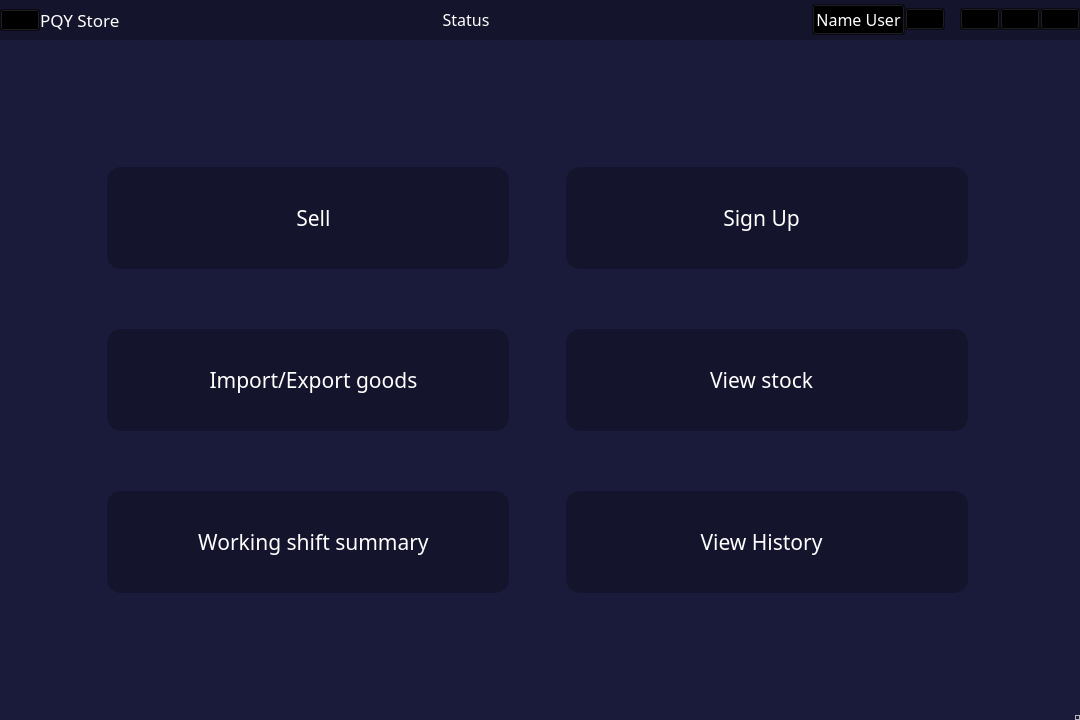
<?xml version="1.0" encoding="UTF-8"?>
<ui version="4.0">
 <class>MainWindow</class>
 <widget class="QMainWindow" name="MainWindow">
  <property name="geometry">
   <rect>
    <x>0</x>
    <y>0</y>
    <width>1080</width>
    <height>720</height>
   </rect>
  </property>
  <property name="windowTitle">
   <string>MainWindow</string>
  </property>
  <property name="styleSheet">
   <string notr="true">#main_screen QPushButton{
	color: #fff;
	font: 16pt Comfortaa;
	background-color: #14142c;
	border: 2px solid;
	border-radius: 15px;
	border-color: transparent;
	min-width: 400px;
	min-height: 100px;
}

#main_screen QPushButton:hover{
	background-color: #070725;
	border-color: #fff;
	font-weight: bold;
}

*{}

#name_app{
	font: 13pt Comfortaa;
	color: #fff
}
#name_user, #status_title{
	color: #fff;
	font: 12pt Comfortaa;
}

#title_bar QPushButton{
	background-color: transparent;
}
#title_bar{
	background-color: #14142c;
}
#centralwidget{
	background-color: #1A1B3A
}
#left_menu{
	background-color: #14142c;
}
#left_menu QPushButton {
	min-width: 40px;
	min-height: 40px;
	border: 1px solid;
	border-color: transparent;
	background-color: transparent;
}
#left_menu QPushButton:hover {
	background-color: #252552;
	border-top-color: #6969ea;
	border-bottom-color: #6969ea;
}
QToolTip {
	color: #fff;
	font: 10pt Comfortaa;
	background-color: rgba(100, 100, 100, 100);
	border: 1px solid;
	border-radius: 7px;
	border-color: #fff;
}</string>
  </property>
  <widget class="QWidget" name="centralwidget">
   <layout class="QVBoxLayout" name="verticalLayout">
    <property name="spacing">
     <number>0</number>
    </property>
    <property name="leftMargin">
     <number>0</number>
    </property>
    <property name="topMargin">
     <number>0</number>
    </property>
    <property name="rightMargin">
     <number>0</number>
    </property>
    <property name="bottomMargin">
     <number>0</number>
    </property>
    <item alignment="Qt::AlignTop">
     <widget class="QWidget" name="title_bar" native="true">
      <property name="minimumSize">
       <size>
        <width>0</width>
        <height>40</height>
       </size>
      </property>
      <layout class="QHBoxLayout" name="horizontalLayout">
       <property name="spacing">
        <number>0</number>
       </property>
       <property name="leftMargin">
        <number>0</number>
       </property>
       <property name="topMargin">
        <number>0</number>
       </property>
       <property name="rightMargin">
        <number>0</number>
       </property>
       <property name="bottomMargin">
        <number>0</number>
       </property>
       <item alignment="Qt::AlignLeft|Qt::AlignVCenter">
        <widget class="QWidget" name="logo" native="true">
         <property name="toolTip">
          <string>Built &amp; developed by PQY Team</string>
         </property>
         <layout class="QHBoxLayout" name="horizontalLayout_3">
          <property name="spacing">
           <number>0</number>
          </property>
          <property name="leftMargin">
           <number>0</number>
          </property>
          <property name="topMargin">
           <number>0</number>
          </property>
          <property name="rightMargin">
           <number>0</number>
          </property>
          <property name="bottomMargin">
           <number>0</number>
          </property>
          <item alignment="Qt::AlignLeft|Qt::AlignVCenter">
           <widget class="QPushButton" name="logo_app">
            <property name="text">
             <string/>
            </property>
            <property name="icon">
             <iconset>
              <normaloff>../Image/OLD/0a890a8477d7b889e1c6.jpg</normaloff>../Image/OLD/0a890a8477d7b889e1c6.jpg</iconset>
            </property>
            <property name="iconSize">
             <size>
              <width>32</width>
              <height>32</height>
             </size>
            </property>
           </widget>
          </item>
          <item alignment="Qt::AlignLeft|Qt::AlignVCenter">
           <widget class="QLabel" name="name_app">
            <property name="text">
             <string>PQY Store</string>
            </property>
           </widget>
          </item>
         </layout>
        </widget>
       </item>
       <item alignment="Qt::AlignVCenter">
        <widget class="QWidget" name="widget_status" native="true">
         <property name="sizePolicy">
          <sizepolicy hsizetype="Expanding" vsizetype="Preferred">
           <horstretch>0</horstretch>
           <verstretch>0</verstretch>
          </sizepolicy>
         </property>
         <layout class="QVBoxLayout" name="verticalLayout_2">
          <property name="spacing">
           <number>0</number>
          </property>
          <property name="leftMargin">
           <number>0</number>
          </property>
          <property name="topMargin">
           <number>0</number>
          </property>
          <property name="rightMargin">
           <number>0</number>
          </property>
          <property name="bottomMargin">
           <number>0</number>
          </property>
          <item>
           <widget class="QLabel" name="status_title">
            <property name="sizePolicy">
             <sizepolicy hsizetype="Preferred" vsizetype="Preferred">
              <horstretch>0</horstretch>
              <verstretch>0</verstretch>
             </sizepolicy>
            </property>
            <property name="text">
             <string>Status</string>
            </property>
            <property name="alignment">
             <set>Qt::AlignCenter</set>
            </property>
           </widget>
          </item>
         </layout>
        </widget>
       </item>
       <item alignment="Qt::AlignRight|Qt::AlignVCenter">
        <widget class="QWidget" name="widget_profile" native="true">
         <layout class="QHBoxLayout" name="horizontalLayout_2">
          <property name="spacing">
           <number>0</number>
          </property>
          <property name="leftMargin">
           <number>0</number>
          </property>
          <property name="topMargin">
           <number>0</number>
          </property>
          <property name="rightMargin">
           <number>0</number>
          </property>
          <property name="bottomMargin">
           <number>0</number>
          </property>
          <item>
           <widget class="QPushButton" name="name_user">
            <property name="toolTip">
             <string>Profile</string>
            </property>
            <property name="layoutDirection">
             <enum>Qt::RightToLeft</enum>
            </property>
            <property name="text">
             <string>Name User</string>
            </property>
            <property name="icon">
             <iconset>
              <normaloff>../icons/user-white.svg</normaloff>../icons/user-white.svg</iconset>
            </property>
            <property name="iconSize">
             <size>
              <width>30</width>
              <height>30</height>
             </size>
            </property>
           </widget>
          </item>
          <item>
           <widget class="QPushButton" name="log_out">
            <property name="toolTip">
             <string>Log out</string>
            </property>
            <property name="text">
             <string/>
            </property>
            <property name="icon">
             <iconset>
              <normaloff>../icons/log-out-white.svg</normaloff>../icons/log-out-white.svg</iconset>
            </property>
            <property name="iconSize">
             <size>
              <width>30</width>
              <height>26</height>
             </size>
            </property>
           </widget>
          </item>
          <item>
           <widget class="QLabel" name="label">
            <property name="minimumSize">
             <size>
              <width>15</width>
              <height>0</height>
             </size>
            </property>
            <property name="text">
             <string/>
            </property>
           </widget>
          </item>
          <item>
           <widget class="QPushButton" name="minimize_btn">
            <property name="toolTip">
             <string>Minimize</string>
            </property>
            <property name="statusTip">
             <string extracomment="Minimize"/>
            </property>
            <property name="accessibleDescription">
             <string/>
            </property>
            <property name="text">
             <string/>
            </property>
            <property name="icon">
             <iconset>
              <normaloff>../icons/minus-white.svg</normaloff>../icons/minus-white.svg</iconset>
            </property>
            <property name="iconSize">
             <size>
              <width>30</width>
              <height>25</height>
             </size>
            </property>
           </widget>
          </item>
          <item>
           <widget class="QPushButton" name="maximize_btn">
            <property name="toolTip">
             <string>Maximize</string>
            </property>
            <property name="text">
             <string/>
            </property>
            <property name="icon">
             <iconset>
              <normaloff>../icons/square-white.svg</normaloff>../icons/square-white.svg</iconset>
            </property>
            <property name="iconSize">
             <size>
              <width>30</width>
              <height>22</height>
             </size>
            </property>
           </widget>
          </item>
          <item>
           <widget class="QPushButton" name="close_btn">
            <property name="toolTip">
             <string>Close</string>
            </property>
            <property name="text">
             <string/>
            </property>
            <property name="icon">
             <iconset>
              <normaloff>../icons/x-white.svg</normaloff>../icons/x-white.svg</iconset>
            </property>
            <property name="iconSize">
             <size>
              <width>30</width>
              <height>25</height>
             </size>
            </property>
           </widget>
          </item>
         </layout>
        </widget>
       </item>
      </layout>
     </widget>
    </item>
    <item>
     <widget class="QWidget" name="screen_app" native="true">
      <property name="sizePolicy">
       <sizepolicy hsizetype="Expanding" vsizetype="Expanding">
        <horstretch>0</horstretch>
        <verstretch>0</verstretch>
       </sizepolicy>
      </property>
      <layout class="QHBoxLayout" name="horizontalLayout_6">
       <property name="spacing">
        <number>0</number>
       </property>
       <property name="leftMargin">
        <number>0</number>
       </property>
       <property name="topMargin">
        <number>0</number>
       </property>
       <property name="rightMargin">
        <number>0</number>
       </property>
       <property name="bottomMargin">
        <number>0</number>
       </property>
       <item>
        <widget class="QWidget" name="main_screen" native="true">
         <property name="sizePolicy">
          <sizepolicy hsizetype="Expanding" vsizetype="Expanding">
           <horstretch>0</horstretch>
           <verstretch>0</verstretch>
          </sizepolicy>
         </property>
         <layout class="QHBoxLayout" name="horizontalLayout_4">
          <item>
           <spacer name="horizontalSpacer_5">
            <property name="orientation">
             <enum>Qt::Horizontal</enum>
            </property>
            <property name="sizeHint" stdset="0">
             <size>
              <width>39</width>
              <height>20</height>
             </size>
            </property>
           </spacer>
          </item>
          <item>
           <spacer name="horizontalSpacer">
            <property name="orientation">
             <enum>Qt::Horizontal</enum>
            </property>
            <property name="sizeHint" stdset="0">
             <size>
              <width>39</width>
              <height>20</height>
             </size>
            </property>
           </spacer>
          </item>
          <item>
           <widget class="QWidget" name="widget" native="true">
            <property name="minimumSize">
             <size>
              <width>0</width>
              <height>0</height>
             </size>
            </property>
            <layout class="QVBoxLayout" name="verticalLayout_5">
             <property name="spacing">
              <number>0</number>
             </property>
             <property name="leftMargin">
              <number>0</number>
             </property>
             <property name="topMargin">
              <number>0</number>
             </property>
             <property name="rightMargin">
              <number>0</number>
             </property>
             <property name="bottomMargin">
              <number>0</number>
             </property>
             <item>
              <spacer name="verticalSpacer_9">
               <property name="orientation">
                <enum>Qt::Vertical</enum>
               </property>
               <property name="sizeHint" stdset="0">
                <size>
                 <width>20</width>
                 <height>40</height>
                </size>
               </property>
              </spacer>
             </item>
             <item>
              <spacer name="verticalSpacer">
               <property name="orientation">
                <enum>Qt::Vertical</enum>
               </property>
               <property name="sizeHint" stdset="0">
                <size>
                 <width>20</width>
                 <height>40</height>
                </size>
               </property>
              </spacer>
             </item>
             <item>
              <widget class="QPushButton" name="sell_button">
               <property name="sizePolicy">
                <sizepolicy hsizetype="Minimum" vsizetype="Minimum">
                 <horstretch>0</horstretch>
                 <verstretch>0</verstretch>
                </sizepolicy>
               </property>
               <property name="minimumSize">
                <size>
                 <width>404</width>
                 <height>104</height>
                </size>
               </property>
               <property name="cursor">
                <cursorShape>PointingHandCursor</cursorShape>
               </property>
               <property name="layoutDirection">
                <enum>Qt::LeftToRight</enum>
               </property>
               <property name="text">
                <string>  Sell</string>
               </property>
               <property name="icon">
                <iconset>
                 <normaloff>../icons/shopping-cart-white.svg</normaloff>../icons/shopping-cart-white.svg</iconset>
               </property>
               <property name="iconSize">
                <size>
                 <width>50</width>
                 <height>50</height>
                </size>
               </property>
              </widget>
             </item>
             <item>
              <spacer name="verticalSpacer_5">
               <property name="orientation">
                <enum>Qt::Vertical</enum>
               </property>
               <property name="sizeHint" stdset="0">
                <size>
                 <width>20</width>
                 <height>40</height>
                </size>
               </property>
              </spacer>
             </item>
             <item>
              <widget class="QPushButton" name="import_export_btn">
               <property name="sizePolicy">
                <sizepolicy hsizetype="Minimum" vsizetype="Minimum">
                 <horstretch>0</horstretch>
                 <verstretch>0</verstretch>
                </sizepolicy>
               </property>
               <property name="minimumSize">
                <size>
                 <width>404</width>
                 <height>104</height>
                </size>
               </property>
               <property name="cursor">
                <cursorShape>PointingHandCursor</cursorShape>
               </property>
               <property name="text">
                <string>  Import/Export goods</string>
               </property>
               <property name="icon">
                <iconset>
                 <normaloff>../icons/truck-white.svg</normaloff>../icons/truck-white.svg</iconset>
               </property>
               <property name="iconSize">
                <size>
                 <width>50</width>
                 <height>50</height>
                </size>
               </property>
              </widget>
             </item>
             <item>
              <spacer name="verticalSpacer_6">
               <property name="orientation">
                <enum>Qt::Vertical</enum>
               </property>
               <property name="sizeHint" stdset="0">
                <size>
                 <width>20</width>
                 <height>40</height>
                </size>
               </property>
              </spacer>
             </item>
             <item>
              <widget class="QPushButton" name="shift_summary_btn">
               <property name="sizePolicy">
                <sizepolicy hsizetype="Minimum" vsizetype="Minimum">
                 <horstretch>0</horstretch>
                 <verstretch>0</verstretch>
                </sizepolicy>
               </property>
               <property name="minimumSize">
                <size>
                 <width>404</width>
                 <height>104</height>
                </size>
               </property>
               <property name="cursor">
                <cursorShape>PointingHandCursor</cursorShape>
               </property>
               <property name="layoutDirection">
                <enum>Qt::LeftToRight</enum>
               </property>
               <property name="text">
                <string>  Working shift summary</string>
               </property>
               <property name="icon">
                <iconset>
                 <normaloff>../icons/fast-forward-white.svg</normaloff>../icons/fast-forward-white.svg</iconset>
               </property>
               <property name="iconSize">
                <size>
                 <width>50</width>
                 <height>50</height>
                </size>
               </property>
              </widget>
             </item>
             <item>
              <spacer name="verticalSpacer_10">
               <property name="orientation">
                <enum>Qt::Vertical</enum>
               </property>
               <property name="sizeHint" stdset="0">
                <size>
                 <width>20</width>
                 <height>40</height>
                </size>
               </property>
              </spacer>
             </item>
             <item>
              <spacer name="verticalSpacer_13">
               <property name="orientation">
                <enum>Qt::Vertical</enum>
               </property>
               <property name="sizeHint" stdset="0">
                <size>
                 <width>20</width>
                 <height>40</height>
                </size>
               </property>
              </spacer>
             </item>
            </layout>
           </widget>
          </item>
          <item>
           <spacer name="horizontalSpacer_3">
            <property name="orientation">
             <enum>Qt::Horizontal</enum>
            </property>
            <property name="sizeHint" stdset="0">
             <size>
              <width>39</width>
              <height>20</height>
             </size>
            </property>
           </spacer>
          </item>
          <item>
           <widget class="QWidget" name="widget_6" native="true">
            <property name="minimumSize">
             <size>
              <width>200</width>
              <height>200</height>
             </size>
            </property>
            <layout class="QVBoxLayout" name="verticalLayout_4">
             <property name="spacing">
              <number>0</number>
             </property>
             <property name="leftMargin">
              <number>0</number>
             </property>
             <property name="topMargin">
              <number>0</number>
             </property>
             <property name="rightMargin">
              <number>0</number>
             </property>
             <property name="bottomMargin">
              <number>0</number>
             </property>
             <item>
              <spacer name="verticalSpacer_12">
               <property name="orientation">
                <enum>Qt::Vertical</enum>
               </property>
               <property name="sizeHint" stdset="0">
                <size>
                 <width>20</width>
                 <height>40</height>
                </size>
               </property>
              </spacer>
             </item>
             <item>
              <spacer name="verticalSpacer_4">
               <property name="orientation">
                <enum>Qt::Vertical</enum>
               </property>
               <property name="sizeHint" stdset="0">
                <size>
                 <width>20</width>
                 <height>40</height>
                </size>
               </property>
              </spacer>
             </item>
             <item>
              <widget class="QPushButton" name="signup">
               <property name="sizePolicy">
                <sizepolicy hsizetype="Minimum" vsizetype="Minimum">
                 <horstretch>0</horstretch>
                 <verstretch>0</verstretch>
                </sizepolicy>
               </property>
               <property name="minimumSize">
                <size>
                 <width>404</width>
                 <height>104</height>
                </size>
               </property>
               <property name="cursor">
                <cursorShape>PointingHandCursor</cursorShape>
               </property>
               <property name="layoutDirection">
                <enum>Qt::RightToLeft</enum>
               </property>
               <property name="text">
                <string>Sign Up  </string>
               </property>
               <property name="icon">
                <iconset>
                 <normaloff>../icons/user-plus-white.svg</normaloff>../icons/user-plus-white.svg</iconset>
               </property>
               <property name="iconSize">
                <size>
                 <width>50</width>
                 <height>50</height>
                </size>
               </property>
              </widget>
             </item>
             <item>
              <spacer name="verticalSpacer_7">
               <property name="orientation">
                <enum>Qt::Vertical</enum>
               </property>
               <property name="sizeHint" stdset="0">
                <size>
                 <width>20</width>
                 <height>40</height>
                </size>
               </property>
              </spacer>
             </item>
             <item>
              <widget class="QPushButton" name="view_stock_btn">
               <property name="sizePolicy">
                <sizepolicy hsizetype="Minimum" vsizetype="Minimum">
                 <horstretch>0</horstretch>
                 <verstretch>0</verstretch>
                </sizepolicy>
               </property>
               <property name="minimumSize">
                <size>
                 <width>404</width>
                 <height>104</height>
                </size>
               </property>
               <property name="cursor">
                <cursorShape>PointingHandCursor</cursorShape>
               </property>
               <property name="layoutDirection">
                <enum>Qt::RightToLeft</enum>
               </property>
               <property name="text">
                <string>View stock  </string>
               </property>
               <property name="icon">
                <iconset>
                 <normaloff>../icons/package-white.svg</normaloff>../icons/package-white.svg</iconset>
               </property>
               <property name="iconSize">
                <size>
                 <width>50</width>
                 <height>50</height>
                </size>
               </property>
              </widget>
             </item>
             <item>
              <spacer name="verticalSpacer_8">
               <property name="orientation">
                <enum>Qt::Vertical</enum>
               </property>
               <property name="sizeHint" stdset="0">
                <size>
                 <width>20</width>
                 <height>40</height>
                </size>
               </property>
              </spacer>
             </item>
             <item>
              <widget class="QPushButton" name="view_history_btn">
               <property name="sizePolicy">
                <sizepolicy hsizetype="Minimum" vsizetype="Minimum">
                 <horstretch>0</horstretch>
                 <verstretch>0</verstretch>
                </sizepolicy>
               </property>
               <property name="minimumSize">
                <size>
                 <width>404</width>
                 <height>104</height>
                </size>
               </property>
               <property name="cursor">
                <cursorShape>PointingHandCursor</cursorShape>
               </property>
               <property name="layoutDirection">
                <enum>Qt::RightToLeft</enum>
               </property>
               <property name="text">
                <string>View History  </string>
               </property>
               <property name="icon">
                <iconset>
                 <normaloff>../icons/book-white.svg</normaloff>../icons/book-white.svg</iconset>
               </property>
               <property name="iconSize">
                <size>
                 <width>50</width>
                 <height>50</height>
                </size>
               </property>
              </widget>
             </item>
             <item>
              <spacer name="verticalSpacer_3">
               <property name="orientation">
                <enum>Qt::Vertical</enum>
               </property>
               <property name="sizeHint" stdset="0">
                <size>
                 <width>20</width>
                 <height>40</height>
                </size>
               </property>
              </spacer>
             </item>
             <item>
              <spacer name="verticalSpacer_11">
               <property name="orientation">
                <enum>Qt::Vertical</enum>
               </property>
               <property name="sizeHint" stdset="0">
                <size>
                 <width>20</width>
                 <height>40</height>
                </size>
               </property>
              </spacer>
             </item>
            </layout>
           </widget>
          </item>
          <item>
           <spacer name="horizontalSpacer_2">
            <property name="orientation">
             <enum>Qt::Horizontal</enum>
            </property>
            <property name="sizeHint" stdset="0">
             <size>
              <width>38</width>
              <height>20</height>
             </size>
            </property>
           </spacer>
          </item>
          <item>
           <spacer name="horizontalSpacer_4">
            <property name="orientation">
             <enum>Qt::Horizontal</enum>
            </property>
            <property name="sizeHint" stdset="0">
             <size>
              <width>40</width>
              <height>20</height>
             </size>
            </property>
           </spacer>
          </item>
         </layout>
        </widget>
       </item>
       <item alignment="Qt::AlignRight|Qt::AlignBottom">
        <widget class="QFrame" name="size_grip">
         <property name="sizePolicy">
          <sizepolicy hsizetype="Minimum" vsizetype="Minimum">
           <horstretch>0</horstretch>
           <verstretch>0</verstretch>
          </sizepolicy>
         </property>
         <property name="minimumSize">
          <size>
           <width>5</width>
           <height>5</height>
          </size>
         </property>
         <property name="frameShape">
          <enum>QFrame::StyledPanel</enum>
         </property>
         <property name="frameShadow">
          <enum>QFrame::Raised</enum>
         </property>
        </widget>
       </item>
      </layout>
     </widget>
    </item>
   </layout>
  </widget>
 </widget>
 <resources/>
 <connections/>
</ui>
